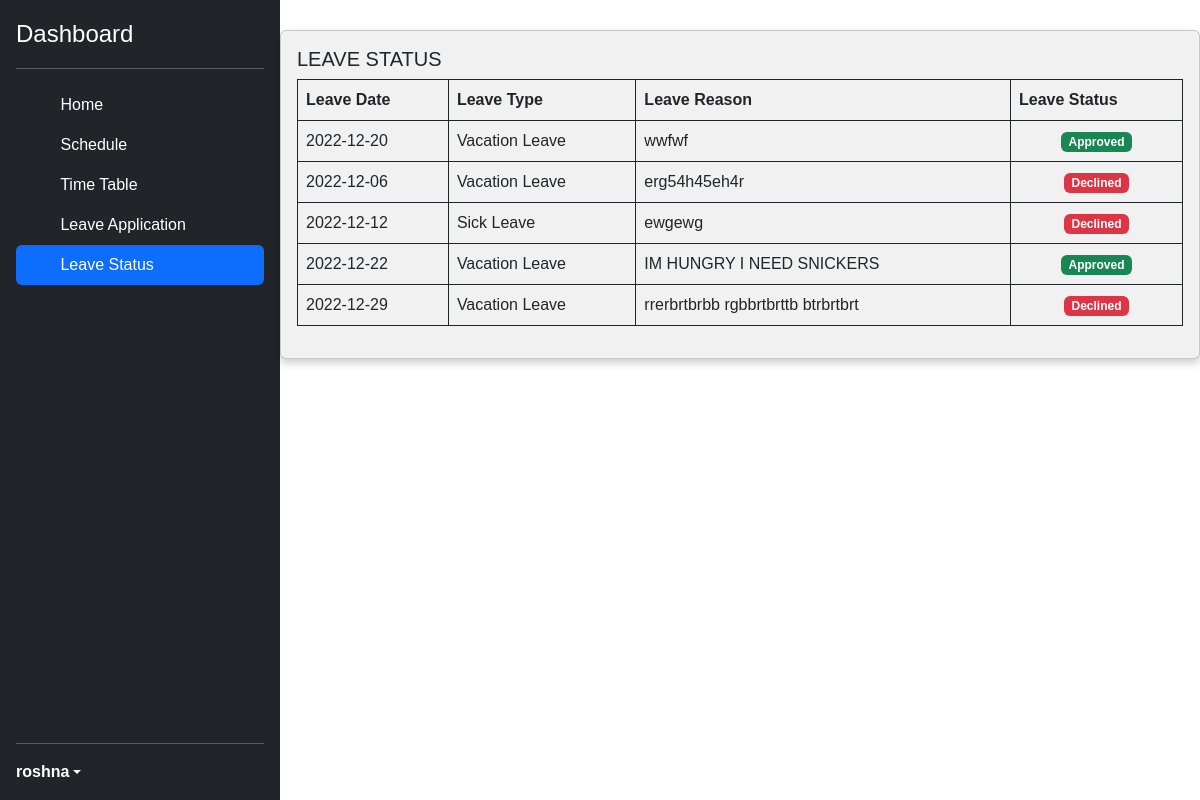
The page /user/leave_status.php (signed in) on the database as committed earlier.
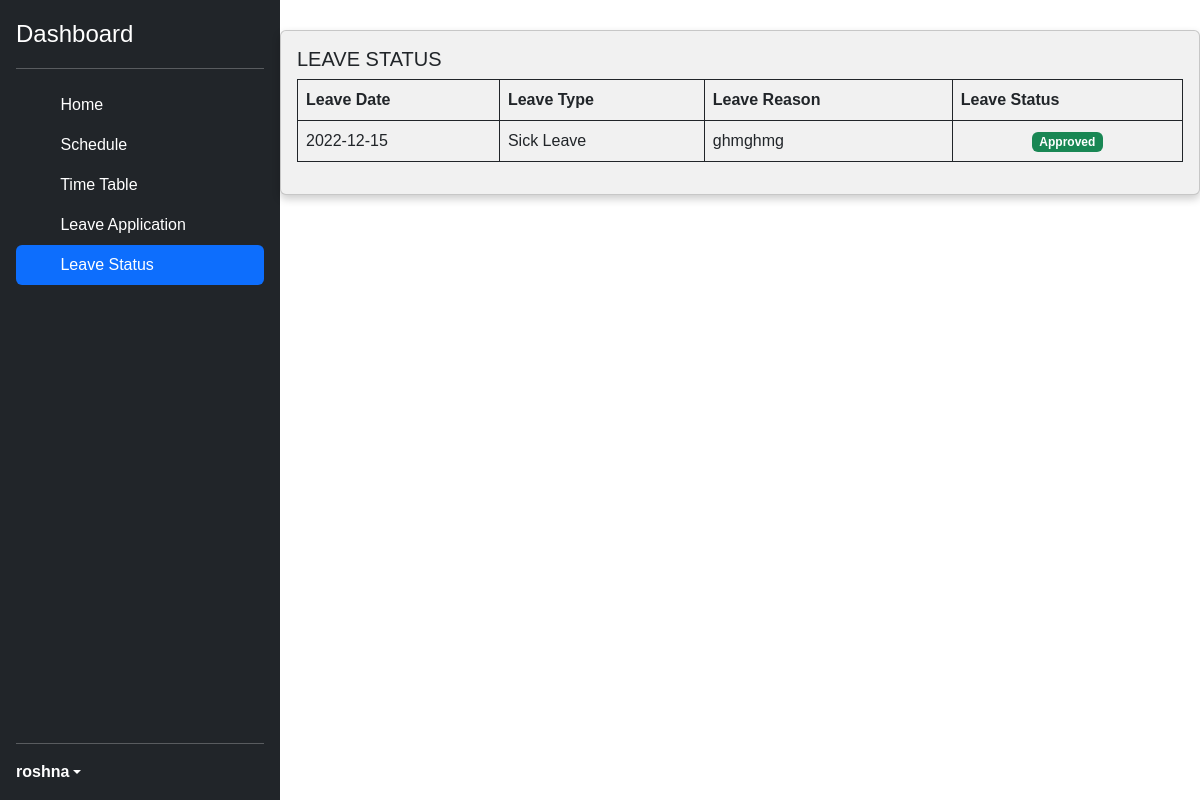
The same page on the database as committed later.
### tables this page shows
CREATE TABLE IF NOT EXISTS `leave_list` (
  `id` int(30) NOT NULL AUTO_INCREMENT,
  `fid` int(11) NOT NULL,
  `leave_type_id` int(30) NOT NULL,
  `date` date NOT NULL,
  `reason` text NOT NULL,
  `status` tinyint(1) NOT NULL DEFAULT '0',
  `date_created` datetime NOT NULL DEFAULT CURRENT_TIMESTAMP,
  `date_approved` datetime DEFAULT NULL,
  PRIMARY KEY (`id`),
  KEY `F` (`fid`),
  KEY `L` (`leave_type_id`)
);

CREATE TABLE IF NOT EXISTS `leave_type` (
  `id` int(30) NOT NULL AUTO_INCREMENT,
  `leave_type` text NOT NULL,
  `description` text NOT NULL,
  PRIMARY KEY (`id`)
);

### user/leave_status.php (the view, shortened to what this page needs)
<?php
include "../server.php";
$uname = $_SESSION['uname'];
if($uname){
  $fetch = "SELECT fid FROM fac_tb WHERE uname = '$uname'";
  $result = mysqli_query($conn, $fetch);
  while( $record = mysqli_fetch_assoc($result))
  {
  $fac_id = $record['fid'];
  }
}
  $sql_query = "SELECT * FROM  leave_list ll, leave_type lt WHERE ll.fid = $fac_id AND ll.leave_type_id = lt.id";
  $resultset = mysqli_query($conn, $sql_query) or die("database error:". mysqli_error($conn));
  ?>
<!doctype html>
<html lang="en">
  <head>
    <link href="../assets/css/bootstrap.min.css" rel="stylesheet">
  <link href="../assets/css/sidebars.css" rel="stylesheet">
  </head>
  <body>
<main class="d-flex flex-nowrap" style="height: 990px;" >
  <div class="d-flex flex-column flex-shrink-0 p-3 text-bg-dark" style="width: 280px;">
  <div class="d-flex align-items-center mb-3 mb-md-0 me-md-auto text-white text-decoration-none">
      <span class="fs-4">Dashboard</span>
    </div>
    <hr>
       <ul class="nav nav-pills flex-column mb-auto">
      <li class="nav-item">
        <a href="user_dash.php" class="nav-link text-white">
          <svg class="bi pe-none me-2" width="16" height="16"><use xlink:href="#home"/></svg>
          Home
        </a>
      </li>
      <li>
        <a href="schedule.php" class="nav-link text-white">
          <svg class="bi pe-none me-2" width="16" height="16"><use xlink:href="#speedometer2"/></svg>
          Schedule
        </a>
      </li>
      <li>
        <a href="timetable.php" class="nav-link text-white">
          <svg class="bi pe-none me-2" width="16" height="16"><use xlink:href="#table"/></svg>
          Time Table
        </a>
      </li>
      <li>
        <a href="leave_application.php" class="nav-link text-white">
          <svg class="bi pe-none me-2" width="16" height="16"><use xlink:href="#grid"/></svg>
          Leave Application
        </a>
      </li>
      <li>
        <a href="leave_status.php" class="nav-link active" aria-current="page">
          <svg class="bi pe-none me-2" width="16" height="16"><use xlink:href="#people-circle"/></svg>
            Leave Status
        </a>
      </li>
    </ul>
    <hr>
    <div class="dropdown">
      <a href="#" class="d-flex align-items-center text-white text-decoration-none dropdown-toggle" data-bs-toggle="dropdown" aria-expanded="false">
        <strong><?php echo $uname;?></strong>
      </a>
    </div>
  </div>
  <div class="d-flex flex-column flex-grow-1" style="padding-top : 30px;">
  <div class="card">
    <div class="card-body">
        <h5 class="card-title">LEAVE STATUS</h5>
      <table id="data_table" class="table table-bordered border-dark">
		<thead>
			<tr>
      <th>Leave Date</th>
      <th>Leave Type</th>
      <th>Leave Reason</th>
      <th>Leave Status</th>
     </tr>
		</thead>
		<tbody>
  <?php
while( $record = mysqli_fetch_assoc($resultset) ) {
?>
            <tr>
               <td><?php echo $record ['date']; ?></td>
               <td><?php echo $record ['description']; ?></td>
               <td><?php echo $record ['reason']; ?></td>
               <td class="text-center">
								<?php if($record['status'] == 0): ?>
									<span class="badge text-bg-secondary">Pending</span>
								<?php elseif($record['status'] == 1): ?>
									<span class="badge text-bg-success">Approved</span>
								<?php elseif($record['status'] == 2): ?>
									<span class="badge text-bg-danger">Declined</span>
								<?php endif; ?>
							</td>
           </tr>
           <?php } ?>
      </tbody>
   </table>
   </div>
 </div>
</div>
</main>
</body>
</html>

Rows that differ between the two databases and show on the page:
removed leave_list: date "2022-12-20", leave_type.description "Vacation Leave", reason "wwfwf", status "Approved"
removed leave_list: date "2022-12-06", leave_type.description "Vacation Leave", reason "erg54h45eh4r", status "Declined"
removed leave_list: date "2022-12-12", leave_type.description "Sick Leave", reason "ewgewg", status "Declined"
removed leave_list: date "2022-12-22", leave_type.description "Vacation Leave", reason "IM HUNGRY I NEED SNICKERS", status "Approved"
removed leave_list: date "2022-12-29", leave_type.description "Vacation Leave", reason "rrerbrtbrbb rgbbrtbrttb btrbrtbrt", status "Declined"
added leave_list: date "2022-12-15", leave_type.description "Sick Leave", reason "ghmghmg", status "Approved"
